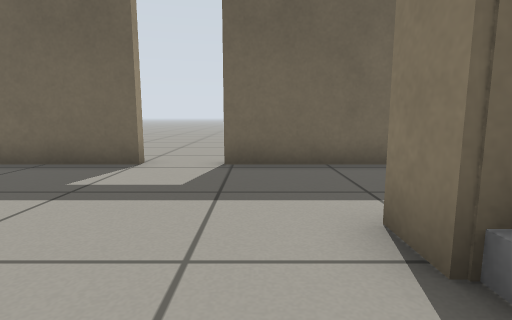
View 1 (above)

18 first-person views from a walk through a robot-simulator world made for Gazebo. The camera is 0.5 m above the floor, tilts 8° down and sees 80° across. The floor is counted in squares, 0.5 m on a side. Each view is taken from the middle of a square. On the plan, view 1 faces up. The plan holds only what a view shows up to about 12 squares ahead; the rest is blank. Gazebo's built-in surfaces are drawn with simple patterns.

View 2
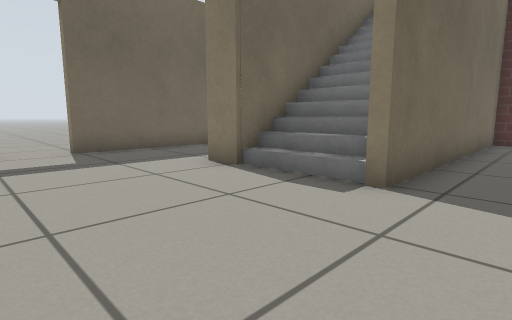

View 3
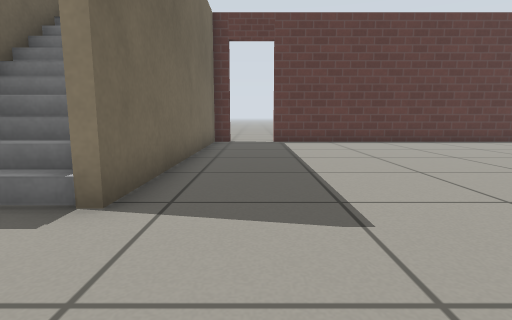

View 4
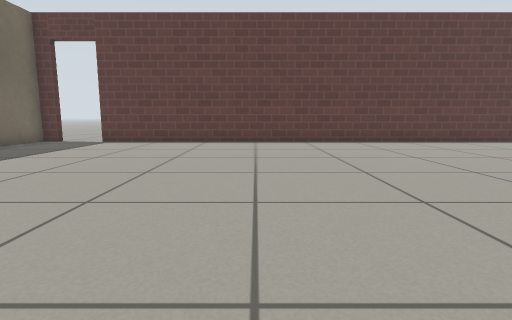

View 5
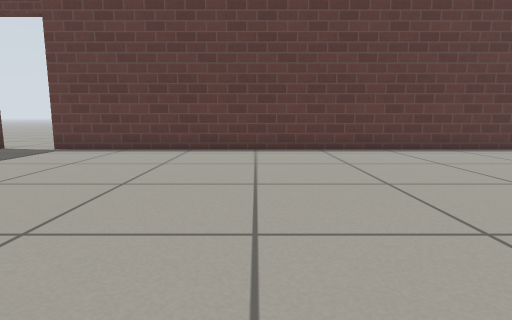

View 6
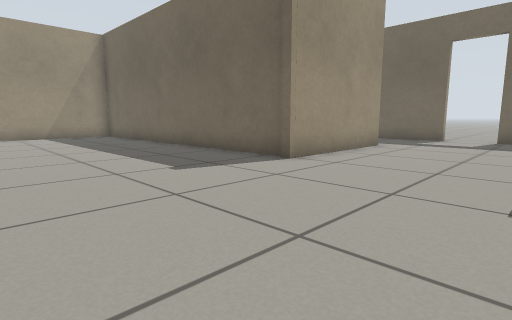

View 7
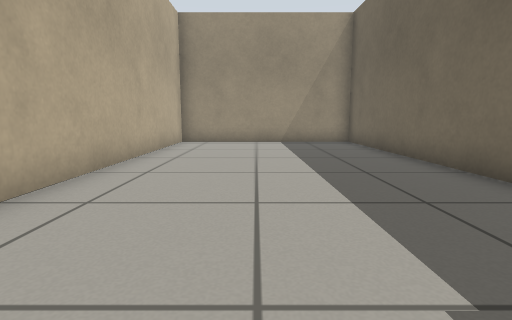

View 8
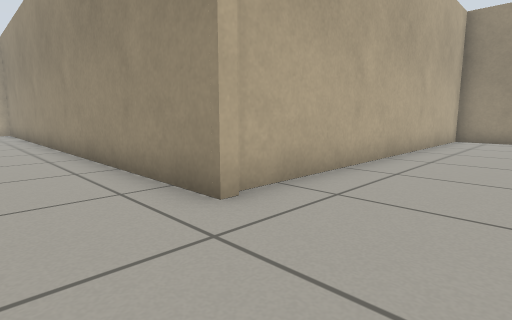

View 9
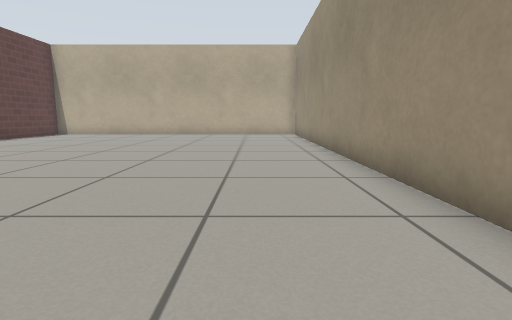

View 10
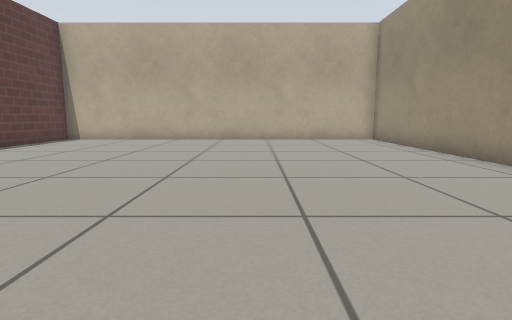

View 11
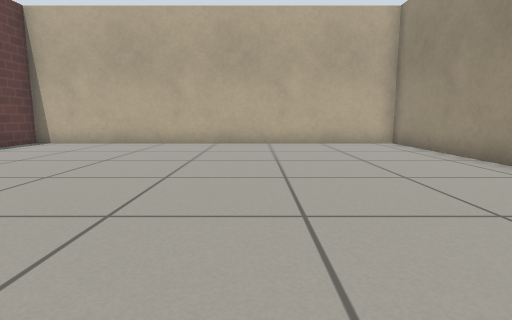

View 12
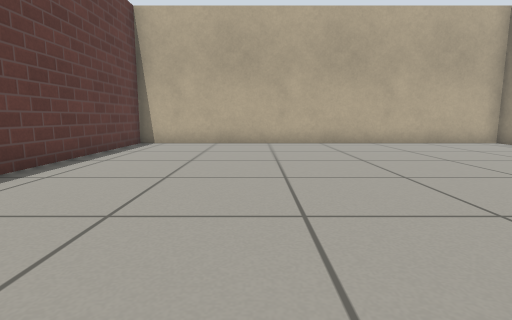

View 13
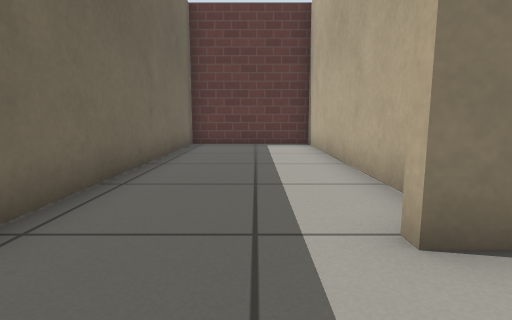

View 14
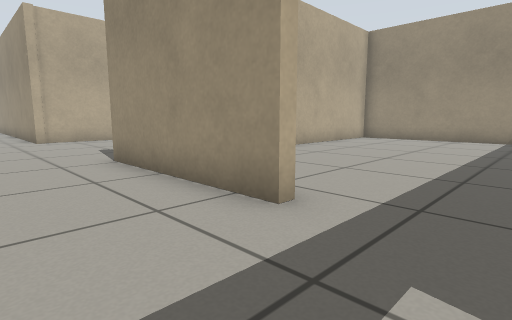

View 15
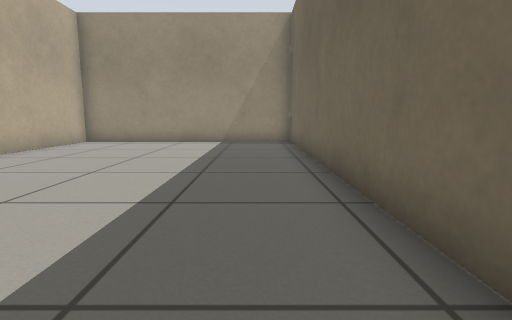

View 16
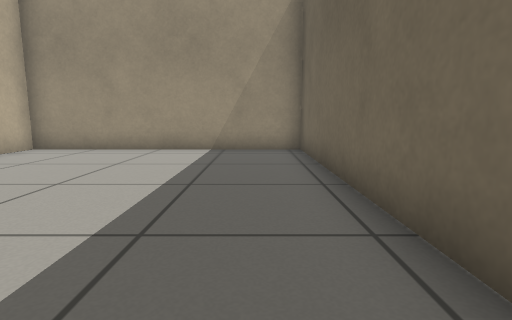

View 17
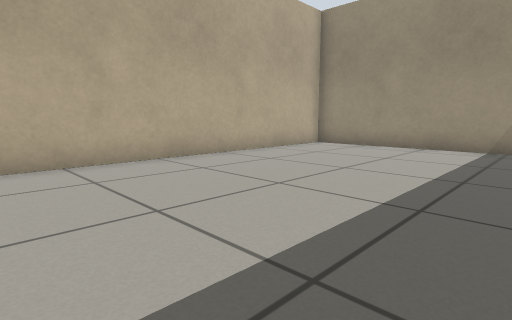

View 18
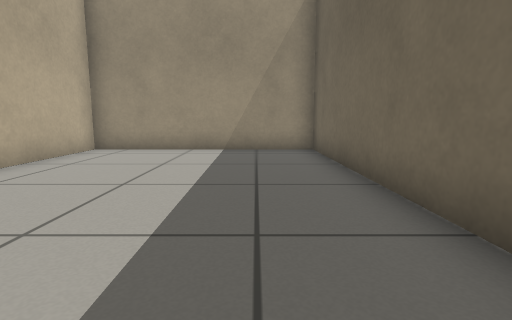

### Floor plan
Points are (right, up) in squares from view 1. A wall is a line through its corners. A room is listed if a view was taken in it or the views show most of it. See-through windows are left out.
Room 1 (view 1)
walls: (7.3, 1.7) (1.2, 1.7) (1.2, 2.9); (-3.6, 2.8) (-3.6, -2.2)
ways out: opening at (-1, -1) to room 2; opening at (8, -1) to room 2; opening at (-1.5, 2) to room 3; opening at (8.5, 2) to room 3
Room 2 (views 2, 3, 4, 5, 6, 7, 8, 9, 10, 11, 12, 18)
walls: (-3.3, -8.8) (-3.3, -26.7) (10.4, -26.7) (10.4, -3.6); (-3.6, -2.2) (-4, -2.2); (-4.1, -2.1) (-15.5, -2.2) (-15.5, -9) (-3.2, -9); (10.4, -2) (10.4, -1.3) (1.1, -1.3)
ways out: opening at (-1, -1) to room 1; opening at (8, -1) to room 1; open door at (10.7, -2.7)
Room 3 (views 13, 14, 15)
walls: (2.9, 2) (6.9, 2); (-2.4, 6.4) (-3.4, 6.4); (9, 2) (10.4, 2) (10.4, 6.4) (-0.7, 6.4)
ways out: opening at (-1.5, 2) to room 1; opening at (8.5, 2) to room 1; opening at (-4, 4) to room 4; open door at (-1.5, 6.5)
Room 4 (views 16, 17)
walls: (-4, 2.8) (-3.6, 2.8); (-3.4, 6.4) (-15.5, 6.4) (-15.5, -1.9) (-5.4, -1.8)
ways out: opening at (-4, 4) to room 3

Where each view was taken, in squares from view 1:
view 1: 0 up, 0 right, facing up
view 2: 3 down, 3 left, facing up-right
view 3: 3 down, 2 left, facing right
view 4: 10 down, 2 left, facing right
view 5: 10 down, 1 right, facing right
view 6: 8 down, 1 right, facing up-left
view 7: 6 down, 3 left, facing left
view 8: 6 down, 1 left, facing down-left
view 9: 9 down, 1 left, facing down
view 10: 13 down, 2 right, facing down
view 11: 15 down, 2 right, facing down
view 12: 15 down, 6 right, facing down
view 13: 4 up, 1 left, facing right
view 14: 5 up, 1 left, facing down-left
view 15: 5 up, 3 left, facing left
view 16: 5 up, 6 left, facing left
view 17: 5 up, 5 left, facing down-left
view 18: 4 down, 6 left, facing left
